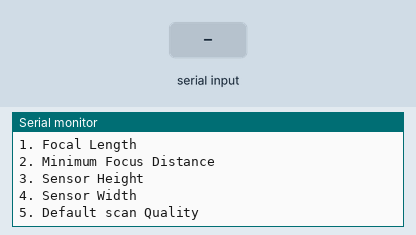
The sketch below on a simulated Arduino Uno, built with avr-gcc and run on an emulated ATmega328P. Parts: the last lines printed to the serial monitor. The test bench sets the inputs (shaded band). EEPROM starts erased.

Above: at 1.2 s.
1.3 s: "90,45\n" received over Serial
At 2.2 s:
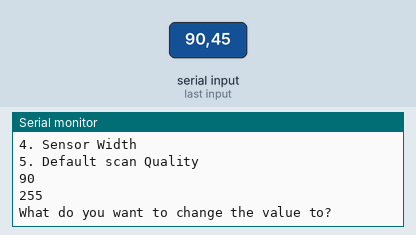
2.8 s: "1\n" received over Serial
At 3.6 s:
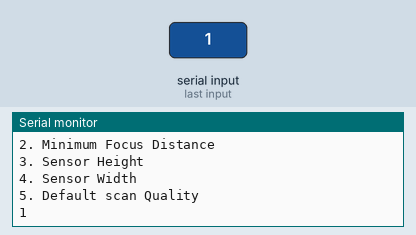

The sketch:

Storing_Values.ino
```cpp
/*
 * Development of Small Object Scanner
 *
 */

#include <EEPROM.h>

//storeFocal = 1
//storeMinFocus = 2
//storeSensorHeight = 3
//storeSensorWidth = 4
//storeQuality = 5


void setup() {
  Serial.begin(9600);

}


void loop() {
  readEeprom();
//  initEeprom();

}


void readEeprom(){

  int a;  //creates int a for storing the returned user inputted access option
  int b;  //creates int b for storing the returned user inputted write value
  int eepromValue = 0;

  Serial.println("What option to change? ");
  Serial.println("1. Focal Length");
  Serial.println("2. Minimum Focus Distance");
  Serial.println("3. Sensor Height");
  Serial.println("4. Sensor Width");
  Serial.println("5. Default scan Quality");
  Serial.println();
  while (Serial.available() == 0){}
  delay(10);
  a = readSerial(); //stores incoming number
  //Serial.print(" Address to access is, ");
  //Serial.println(a);

  whichOption(a);

  eepromValue = EEPROM.read(a);
  Serial.println(eepromValue);

  Serial.println("What do you want to change the value to?");
  while (Serial.available() == 0){}
  delay(10);
  b = readSerial(); //stores incoming number

  writeEeprom(a,b);    //calls writeEeprom, passing address and value

  Serial.println("Value saved");

}


/*
void initEeprom(){

  int a;  //creates int a for storing the returned user inputted access address
  int b;  //creates int b for storing the returned user inputted write number
  int o;  //creates int b for storing the returned user option

  Serial.println("What option to chose? ");
  while (Serial.available() == 0){}
  delay(10);
  a = readSerial(); //stores incoming number

  delay(10);

  whichOption(a);

  //Serial.print(" Address to write to is, ");
  //Serial.println(a);
  Serial.flush();

  delay(10);

  //Serial.println("What value to write? ");
  while (Serial.available() == 0){}
  delay(10);
  b = readSerial(); //stores incoming number
  Serial.print(" Value to write is, ");
  Serial.println(b);

  writeEeprom(a,b);    //calls writeEeprom, passing i


}

*/

void writeEeprom(int address, int value){


  EEPROM.write(address,value);
  delay(10);

}


int readSerial(){
  int i =Serial.parseInt();
  if(i<1)
  {
    return;
  }
  Serial.println(i);
  delay(10);
  Serial.parseInt();
  Serial.flush();
  delay(10);
  return i;
}

void whichOption(int option){

  if(option==1){
    Serial.print("Focal length has a value of ");
    return;
  }
  if(option==2){
    Serial.print("Minimum focus distance between object and camera has a value of ");
    return;
  }
  if(option==3){
    Serial.print("Sensor height has a value of ");
    return;
  }
  if(option==4){
    Serial.print("Sensor width has a value of ");
    return;
  }
  if(option==5){
    Serial.print("Default scan Quality has a value of ");
    return;
  }

}
```

Measured:
- after the input at 1.3 s, the serial monitor: prints a new line at once (image 1)
- after the input at 2.8 s, the serial monitor: prints a new line at once (image 2)
